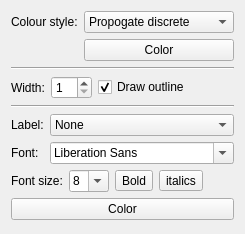
           <widget class="QWidget" name="pageBranchProp_2">
            <property name="geometry">
             <rect>
              <x>0</x>
              <y>0</y>
              <width>218</width>
              <height>234</height>
             </rect>
            </property>
            <property name="sizePolicy">
             <sizepolicy hsizetype="Preferred" vsizetype="Preferred">
              <horstretch>0</horstretch>
              <verstretch>0</verstretch>
             </sizepolicy>
            </property>
            <attribute name="icon">
             <iconset resource="gui.qrc">
              <normaloff>:/icons/icons/link.png</normaloff>:/icons/icons/link.png</iconset>
            </attribute>
            <attribute name="label">
             <string>Branch properties</string>
            </attribute>
            <attribute name="toolTip">
             <string>Set visual properties of branches</string>
            </attribute>
            <layout class="QVBoxLayout" name="verticalLayout_19">
             <item>
              <layout class="QFormLayout" name="formLayout_13">
               <item row="0" column="0">
                <widget class="QLabel" name="label_40">
                 <property name="text">
                  <string>Colour style:</string>
                 </property>
                </widget>
               </item>
               <item row="0" column="1">
                <widget class="QComboBox" name="cboClusterTreeBranchColorStyle">
                 <property name="sizePolicy">
                  <sizepolicy hsizetype="Expanding" vsizetype="Fixed">
                   <horstretch>0</horstretch>
                   <verstretch>0</verstretch>
                  </sizepolicy>
                 </property>
                 <property name="currentIndex">
                  <number>1</number>
                 </property>
                 <item>
                  <property name="text">
                   <string>Propogate continuous</string>
                  </property>
                 </item>
                 <item>
                  <property name="text">
                   <string>Propogate discrete</string>
                  </property>
                 </item>
                 <item>
                  <property name="text">
                   <string>Propogate weighted</string>
                  </property>
                 </item>
                 <item>
                  <property name="text">
                   <string>Single colour</string>
                  </property>
                 </item>
                </widget>
               </item>
               <item row="1" column="1">
                <widget class="QtColorPicker" name="btnClusterTreeBranchColor">
                 <property name="text">
                  <string>Color</string>
                 </property>
                </widget>
               </item>
              </layout>
             </item>
             <item>
              <widget class="Line" name="line_12">
               <property name="orientation">
                <enum>Qt::Horizontal</enum>
               </property>
              </widget>
             </item>
             <item>
              <layout class="QHBoxLayout" name="horizontalLayout_34">
               <item>
                <widget class="QLabel" name="label_41">
                 <property name="text">
                  <string>Width:</string>
                 </property>
                </widget>
               </item>
               <item>
                <widget class="QSpinBox" name="spinClusterTreeBranchWidth">
                 <property name="minimum">
                  <number>1</number>
                 </property>
                 <property name="maximum">
                  <number>50</number>
                 </property>
                 <property name="singleStep">
                  <number>2</number>
                 </property>
                 <property name="value">
                  <number>1</number>
                 </property>
                </widget>
               </item>
               <item>
                <widget class="QCheckBox" name="chkClusterTreeDrawBranchOutline">
                 <property name="text">
                  <string>Draw outline</string>
                 </property>
                 <property name="checked">
                  <bool>true</bool>
                 </property>
                </widget>
               </item>
               <item>
                <spacer name="horizontalSpacer_23">
                 <property name="orientation">
                  <enum>Qt::Horizontal</enum>
                 </property>
                 <property name="sizeHint" stdset="0">
                  <size>
                   <width>40</width>
                   <height>20</height>
                  </size>
                 </property>
                </spacer>
               </item>
              </layout>
             </item>
             <item>
              <widget class="Line" name="line_16">
               <property name="orientation">
                <enum>Qt::Horizontal</enum>
               </property>
              </widget>
             </item>
             <item>
              <layout class="QFormLayout" name="formLayout_14">
               <item row="0" column="0">
                <widget class="QLabel" name="label_42">
                 <property name="text">
                  <string>Label:</string>
                 </property>
                </widget>
               </item>
               <item row="0" column="1">
                <widget class="QComboBox" name="cboClusterTreeBranchLabel">
                 <property name="sizePolicy">
                  <sizepolicy hsizetype="Expanding" vsizetype="Fixed">
                   <horstretch>0</horstretch>
                   <verstretch>0</verstretch>
                  </sizepolicy>
                 </property>
                 <item>
                  <property name="text">
                   <string>None</string>
                  </property>
                 </item>
                 <item>
                  <property name="text">
                   <string>Assigned internal labels</string>
                  </property>
                 </item>
                 <item>
                  <property name="text">
                   <string>Length</string>
                  </property>
                 </item>
                 <item>
                  <property name="text">
                   <string>Depth</string>
                  </property>
                 </item>
                 <item>
                  <property name="text">
                   <string>Height</string>
                  </property>
                 </item>
                </widget>
               </item>
               <item row="1" column="0">
                <widget class="QLabel" name="label_43">
                 <property name="text">
                  <string>Font:</string>
                 </property>
                </widget>
               </item>
               <item row="1" column="1">
                <widget class="QFontComboBox" name="cboClusterTreeBranchFont">
                 <property name="sizePolicy">
                  <sizepolicy hsizetype="Minimum" vsizetype="Fixed">
                   <horstretch>0</horstretch>
                   <verstretch>0</verstretch>
                  </sizepolicy>
                 </property>
                 <property name="minimumSize">
                  <size>
                   <width>40</width>
                   <height>0</height>
                  </size>
                 </property>
                </widget>
               </item>
              </layout>
             </item>
             <item>
              <layout class="QHBoxLayout" name="horizontalLayout_35">
               <item>
                <widget class="QLabel" name="label_44">
                 <property name="text">
                  <string>Font size:</string>
                 </property>
                </widget>
               </item>
               <item>
                <widget class="QComboBox" name="cboClusterTreeBranchFontSize">
                 <property name="minimumSize">
                  <size>
                   <width>40</width>
                   <height>0</height>
                  </size>
                 </property>
                 <property name="editable">
                  <bool>true</bool>
                 </property>
                 <property name="currentIndex">
                  <number>2</number>
                 </property>
                 <property name="minimumContentsLength">
                  <number>0</number>
                 </property>
                 <item>
                  <property name="text">
                   <string>6</string>
                  </property>
                 </item>
                 <item>
                  <property name="text">
                   <string>7</string>
                  </property>
                 </item>
                 <item>
                  <property name="text">
                   <string>8</string>
                  </property>
                 </item>
                 <item>
                  <property name="text">
                   <string>9</string>
                  </property>
                 </item>
                 <item>
                  <property name="text">
                   <string>10</string>
                  </property>
                 </item>
                 <item>
                  <property name="text">
                   <string>11</string>
                  </property>
                 </item>
                 <item>
                  <property name="text">
                   <string>12</string>
                  </property>
                 </item>
                 <item>
                  <property name="text">
                   <string>14</string>
                  </property>
                 </item>
                 <item>
                  <property name="text">
                   <string>16</string>
                  </property>
                 </item>
                 <item>
                  <property name="text">
                   <string>18</string>
                  </property>
                 </item>
                 <item>
                  <property name="text">
                   <string>20</string>
                  </property>
                 </item>
                 <item>
                  <property name="text">
                   <string>22</string>
                  </property>
                 </item>
                 <item>
                  <property name="text">
                   <string>24</string>
                  </property>
                 </item>
                 <item>
                  <property name="text">
                   <string>26</string>
                  </property>
                 </item>
                 <item>
                  <property name="text">
                   <string>28</string>
                  </property>
                 </item>
                 <item>
                  <property name="text">
                   <string>36</string>
                  </property>
                 </item>
                 <item>
                  <property name="text">
                   <string>48</string>
                  </property>
                 </item>
                 <item>
                  <property name="text">
                   <string>72</string>
                  </property>
                 </item>
                </widget>
               </item>
               <item>
                <widget class="QToolButton" name="tbClusterTreeBranchFontBold">
                 <property name="toolTip">
                  <string>Make text bold</string>
                 </property>
                 <property name="statusTip">
                  <string>Make text bold</string>
                 </property>
                 <property name="text">
                  <string>Bold</string>
                 </property>
                 <property name="icon">
                  <iconset resource="gui.qrc">
                   <normaloff>:/icons/icons/text_bold.png</normaloff>:/icons/icons/text_bold.png</iconset>
                 </property>
                 <property name="iconSize">
                  <size>
                   <width>16</width>
                   <height>16</height>
                  </size>
                 </property>
                 <property name="checkable">
                  <bool>true</bool>
                 </property>
                </widget>
               </item>
               <item>
                <widget class="QToolButton" name="tbClusterTreeBranchFontItalics">
                 <property name="toolTip">
                  <string>Make text talicised</string>
                 </property>
                 <property name="statusTip">
                  <string>Make text talicised</string>
                 </property>
                 <property name="text">
                  <string>italics</string>
                 </property>
                 <property name="icon">
                  <iconset resource="gui.qrc">
                   <normaloff>:/icons/icons/text_italic.png</normaloff>:/icons/icons/text_italic.png</iconset>
                 </property>
                 <property name="checkable">
                  <bool>true</bool>
                 </property>
                </widget>
               </item>
               <item>
                <spacer name="horizontalSpacer_24">
                 <property name="orientation">
                  <enum>Qt::Horizontal</enum>
                 </property>
                 <property name="sizeHint" stdset="0">
                  <size>
                   <width>40</width>
                   <height>20</height>
                  </size>
                 </property>
                </spacer>
               </item>
              </layout>
             </item>
             <item>
              <widget class="QtColorPicker" name="btnClusterTreeBranchLabelColor">
               <property name="text">
                <string>Color</string>
               </property>
              </widget>
             </item>
             <item>
              <spacer name="verticalSpacer_8">
               <property name="orientation">
                <enum>Qt::Vertical</enum>
               </property>
               <property name="sizeHint" stdset="0">
                <size>
                 <width>20</width>
                 <height>40</height>
                </size>
               </property>
              </spacer>
             </item>
            </layout>
           </widget>
